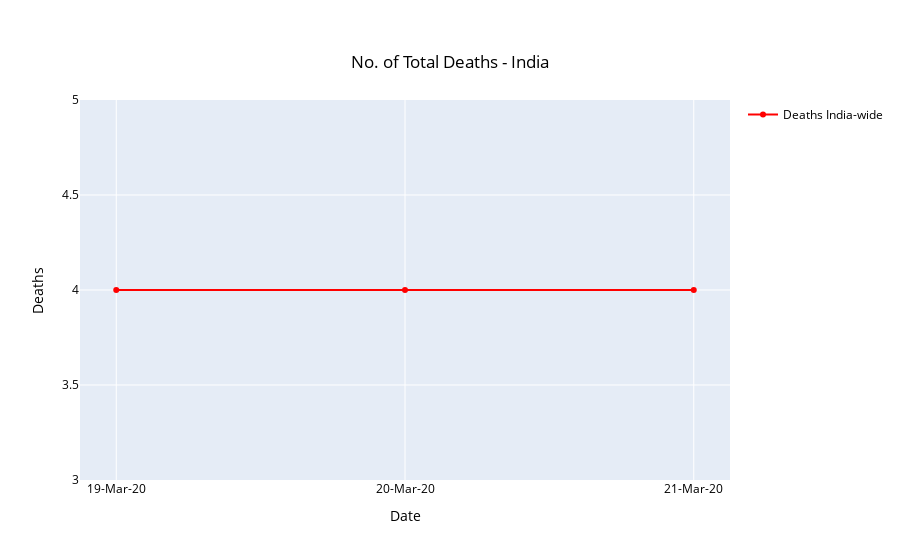

Notebook cell for this chart:
### Code cell
fig = go.Figure(data=go.Scatter(x=df2['DATE'], y=df2['DEATHS'], name='Deaths India-wide', 
                                mode='lines+markers', line_color='red'))
fig.update_layout(
    showlegend=True,
    title= {
        'text': 'No. of Total Deaths - India',
        'y':0.9,
        'x':0.5,
        'xanchor': 'center',
        'yanchor': 'top'
    },
    
    xaxis_title="Date",
    yaxis_title="Deaths",
    font=dict(
        color="black"
    )
)
fig.show()

### Figure 1 — Plotly figure (JSON) as saved in the notebook; plotly's stock layout.template omitted (floating-point values rounded to 4 significant figures)
{"data": [{"line": {"color": "red"}, "mode": "lines+markers", "name": "Deaths India-wide", "type": "scatter", "x": ["19-Mar-20", "20-Mar-20", "21-Mar-20"], "y": [4, 4, 4]}], "layout": {"font": {"color": "black"}, "showlegend": true, "title": {"text": "No. of Total Deaths - India", "x": 0.5, "xanchor": "center", "y": 0.9, "yanchor": "top"}, "xaxis": {"title": {"text": "Date"}}, "yaxis": {"title": {"text": "Deaths"}}}}
